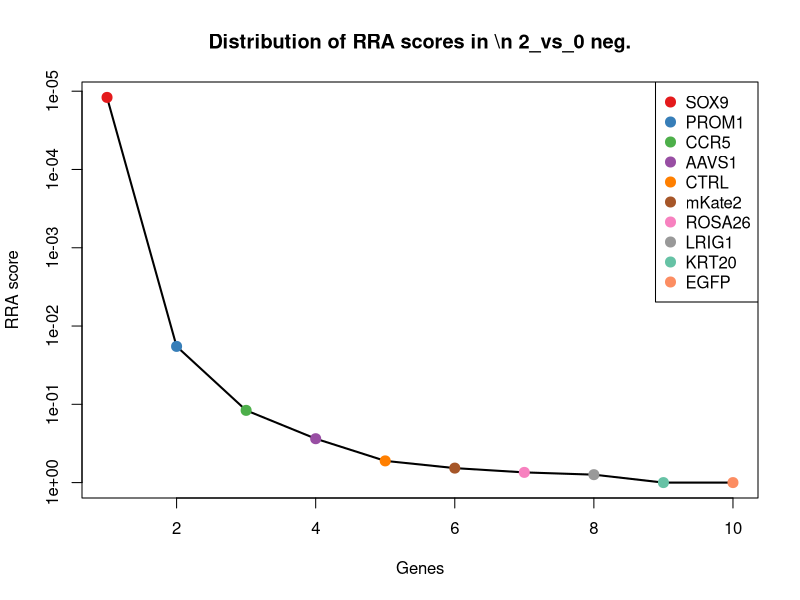
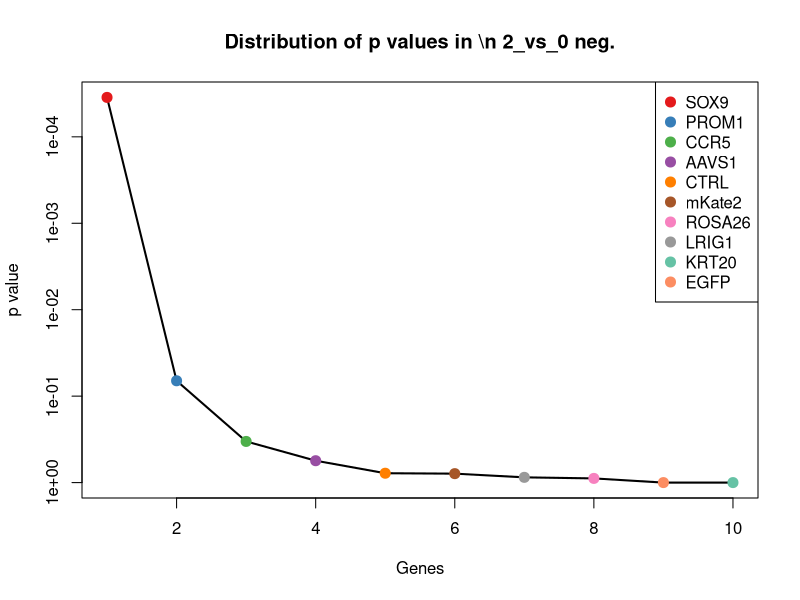
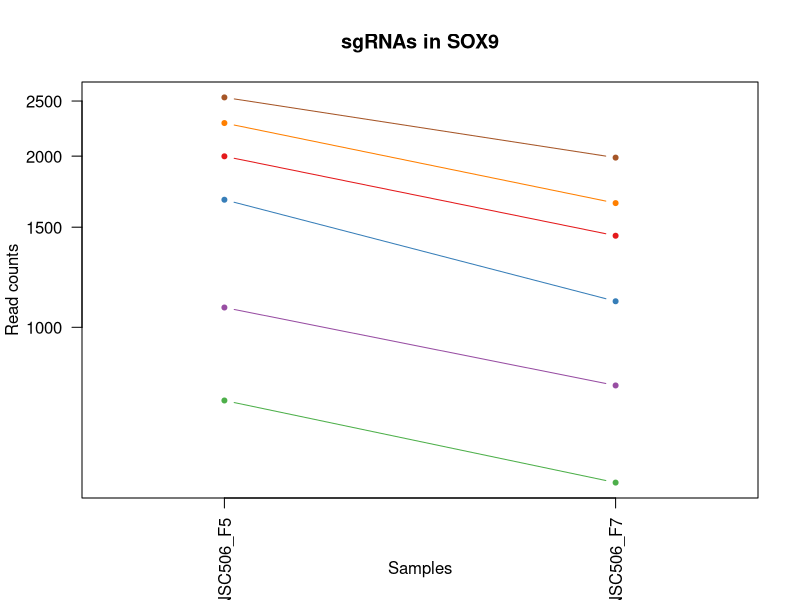
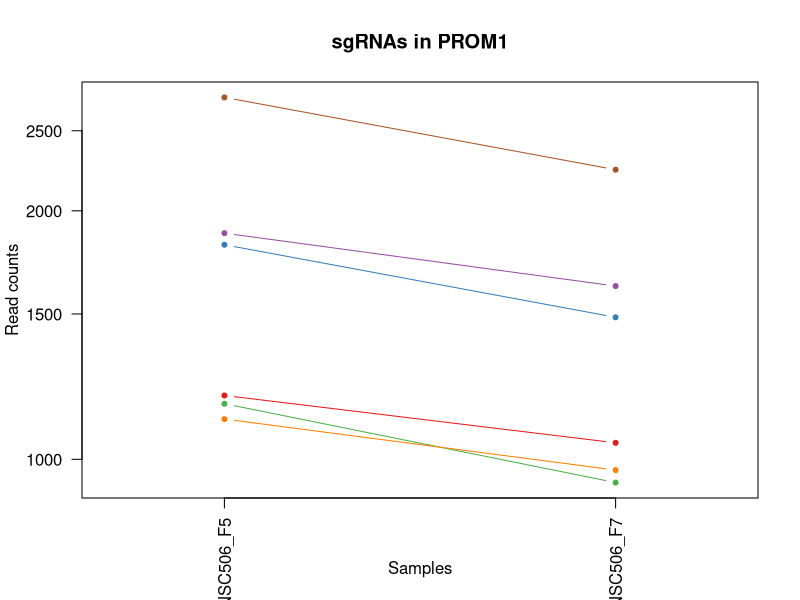
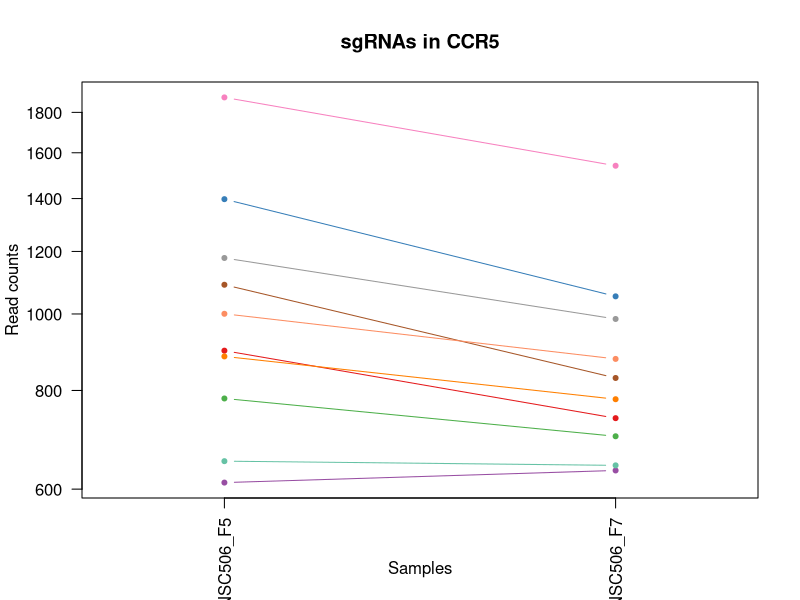
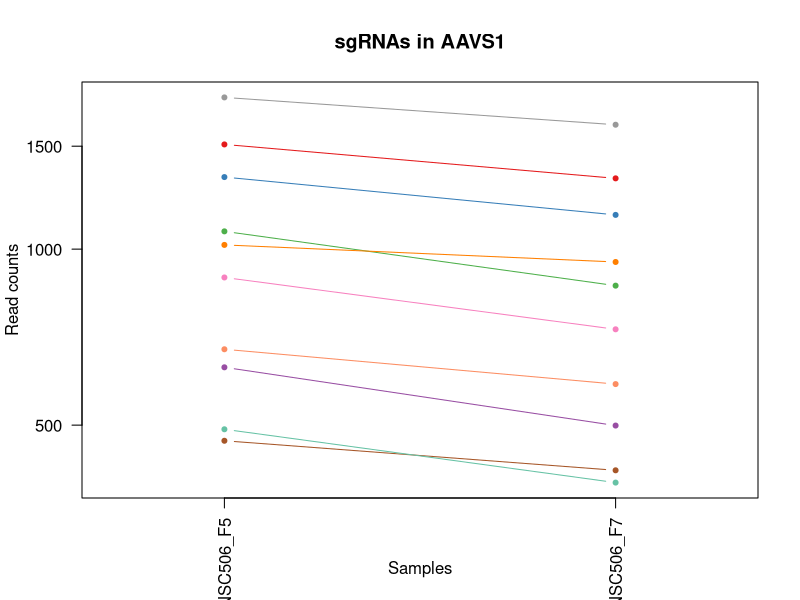
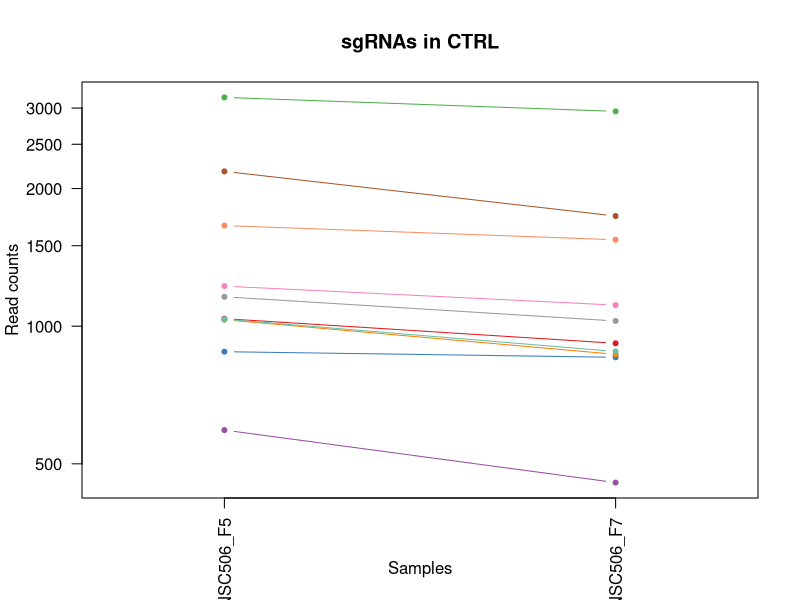
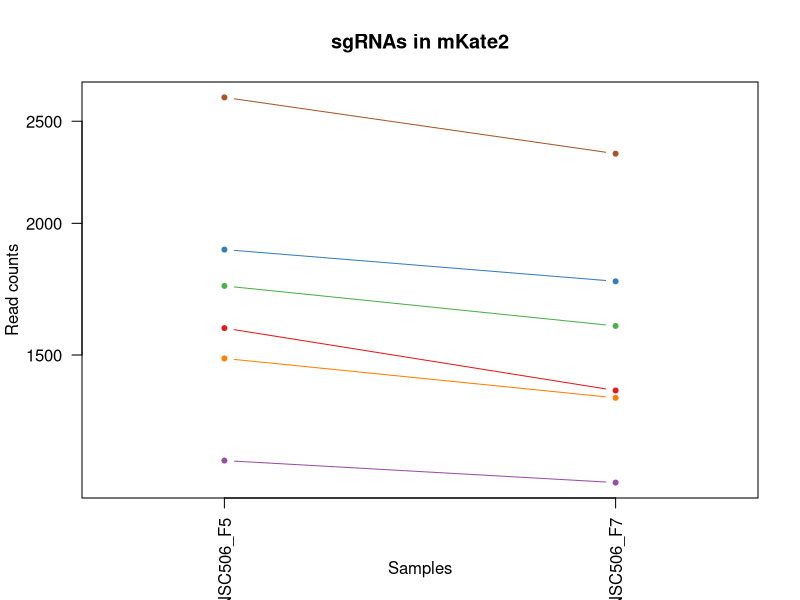

These charts were generated, in order, by the following R code: (Note: this script raises an error after producing the figures.)
pdf(file='S6B_c0_t2.pdf',width=4.5,height=4.5);
gstable=read.table('S6B_c0_t2.gene_summary.txt',header=T)
# 
#
# parameters
# Do not modify the variables beginning with "__"

# gstablename='__GENE_SUMMARY_FILE__'
startindex=3
# outputfile='__OUTPUT_FILE__'
targetgenelist=c("SOX9","PROM1","CCR5","AAVS1","CTRL","mKate2","ROSA26","LRIG1","KRT20","EGFP")
# samplelabel=sub('.\\w+.\\w+$','',colnames(gstable)[startindex]);
samplelabel='2_vs_0 neg.'


# You need to write some codes in front of this code:
# gstable=read.table(gstablename,header=T)
# pdf(file=outputfile,width=6,height=6)


# set up color using RColorBrewer
#library(RColorBrewer)
#colors <- brewer.pal(length(targetgenelist), "Set1")

colors=c( "#E41A1C", "#377EB8", "#4DAF4A", "#984EA3", "#FF7F00",  "#A65628", "#F781BF",
          "#999999", "#66C2A5", "#FC8D62", "#8DA0CB", "#E78AC3", "#A6D854", "#FFD92F", "#E5C494", "#B3B3B3", 
          "#8DD3C7", "#FFFFB3", "#BEBADA", "#FB8072", "#80B1D3", "#FDB462", "#B3DE69", "#FCCDE5",
          "#D9D9D9", "#BC80BD", "#CCEBC5", "#FFED6F")

######
# function definition

plotrankedvalues<-function(val, tglist, ...){
  
  plot(val,log='y',ylim=c(max(val),min(val)),type='l',lwd=2, ...)
  if(length(tglist)>0){
    for(i in 1:length(tglist)){
      targetgene=tglist[i];
      tx=which(names(val)==targetgene);ty=val[targetgene];
      points(tx,ty,col=colors[(i %% length(colors)) ],cex=2,pch=20)
      # text(tx+50,ty,targetgene,col=colors[i])
    }
    legend('topright',tglist,pch=20,pt.cex = 2,cex=1,col=colors)
  }
}



plotrandvalues<-function(val,targetgenelist, ...){
  # choose the one with the best distance distribution
  
  mindiffvalue=0;
  randval=val;
  for(i in 1:20){
    randval0=sample(val)
    vindex=sort(which(names(randval0) %in% targetgenelist))
    if(max(vindex)>0.9*length(val)){
      # print('pass...')
      next;
    }
    mindiffind=min(diff(vindex));
    if (mindiffind > mindiffvalue){
      mindiffvalue=mindiffind;
      randval=randval0;
      # print(paste('Diff: ',mindiffvalue))
    }
  }
  plot(randval,log='y',ylim=c(max(randval),min(randval)),pch=20,col='grey', ...)
  
  if(length(targetgenelist)>0){
    for(i in 1:length(targetgenelist)){
      targetgene=targetgenelist[i];
      tx=which(names(randval)==targetgene);ty=randval[targetgene];
      points(tx,ty,col=colors[(i %% length(colors)) ],cex=2,pch=20)
      text(tx+50,ty,targetgene,col=colors[i])
    }
  }
  
}




# set.seed(1235)



pvec=gstable[,startindex]
names(pvec)=gstable[,'id']
pvec=sort(pvec);

plotrankedvalues(pvec,targetgenelist,xlab='Genes',ylab='RRA score',main=paste('Distribution of RRA scores in \\n',samplelabel))

# plotrandvalues(pvec,targetgenelist,xlab='Genes',ylab='RRA score',main=paste('Distribution of RRA scores in \\n',samplelabel))


pvec=gstable[,startindex+1]
names(pvec)=gstable[,'id']
pvec=sort(pvec);

plotrankedvalues(pvec,targetgenelist,xlab='Genes',ylab='p value',main=paste('Distribution of p values in \\n',samplelabel))

# plotrandvalues(pvec,targetgenelist,xlab='Genes',ylab='p value',main=paste('Distribution of p values in \\n',samplelabel))



# you need to write after this code:
# dev.off()






# parameters
# Do not modify the variables beginning with "__"
targetmat=list(c(1997.6227312077237,1447.8589967833586),c(1675.3377841034144,1110.2097386585667),c(742.4792452276495,532.1731866931734),c(1082.442269599284,789.1661817530268),c(2285.9113758748695,1652.6626451541342),c(2536.1241618123927,1987.1489125704973))
targetgene="SOX9"
collabel=c("S45_MNSC506_F5","S47_MNSC506_F7")

# set up color using RColorBrewer
#library(RColorBrewer)
#colors <- brewer.pal(length(targetgenelist), "Set1")

colors=c( "#E41A1C", "#377EB8", "#4DAF4A", "#984EA3", "#FF7F00",  "#A65628", "#F781BF",
          "#999999", "#66C2A5", "#FC8D62", "#8DA0CB", "#E78AC3", "#A6D854", "#FFD92F", "#E5C494", "#B3B3B3", 
          "#8DD3C7", "#FFFFB3", "#BEBADA", "#FB8072", "#80B1D3", "#FDB462", "#B3DE69", "#FCCDE5",
          "#D9D9D9", "#BC80BD", "#CCEBC5", "#FFED6F")


## code

targetmatvec=unlist(targetmat)+1
yrange=range(targetmatvec[targetmatvec>0]);
# yrange[1]=1; # set the minimum value to 1
for(i in 1:length(targetmat)){
  vali=targetmat[[i]]+1;
  if(i==1){
    plot(1:length(vali),vali,type='b',las=1,pch=20,main=paste('sgRNAs in',targetgene),ylab='Read counts',xlab='Samples',xlim=c(0.7,length(vali)+0.3),ylim = yrange,col=colors[(i %% length(colors))],xaxt='n',log='y')
    axis(1,at=1:length(vali),labels=(collabel),las=2)
    # lines(0:100,rep(1,101),col='black');
  }else{
    lines(1:length(vali),vali,type='b',pch=20,col=colors[(i %% length(colors))])
  }
}




# parameters
# Do not modify the variables beginning with "__"
targetmat=list(c(1193.95014159318,1046.15917681288),c(1818.1222543395008,1485.024137607399),c(1166.7530996434493,936.2452496949736),c(1877.9557466289084,1620.2419903927373),c(1117.7984241339338,969.4566521334777),c(2742.8216806303462,2241.769664599029))
targetgene="PROM1"
collabel=c("S45_MNSC506_F5","S47_MNSC506_F7")

# set up color using RColorBrewer
#library(RColorBrewer)
#colors <- brewer.pal(length(targetgenelist), "Set1")

colors=c( "#E41A1C", "#377EB8", "#4DAF4A", "#984EA3", "#FF7F00",  "#A65628", "#F781BF",
          "#999999", "#66C2A5", "#FC8D62", "#8DA0CB", "#E78AC3", "#A6D854", "#FFD92F", "#E5C494", "#B3B3B3", 
          "#8DD3C7", "#FFFFB3", "#BEBADA", "#FB8072", "#80B1D3", "#FDB462", "#B3DE69", "#FCCDE5",
          "#D9D9D9", "#BC80BD", "#CCEBC5", "#FFED6F")


## code

targetmatvec=unlist(targetmat)+1
yrange=range(targetmatvec[targetmatvec>0]);
# yrange[1]=1; # set the minimum value to 1
for(i in 1:length(targetmat)){
  vali=targetmat[[i]]+1;
  if(i==1){
    plot(1:length(vali),vali,type='b',las=1,pch=20,main=paste('sgRNAs in',targetgene),ylab='Read counts',xlab='Samples',xlim=c(0.7,length(vali)+0.3),ylim = yrange,col=colors[(i %% length(colors))],xaxt='n',log='y')
    axis(1,at=1:length(vali),labels=(collabel),las=2)
    # lines(0:100,rep(1,101),col='black');
  }else{
    lines(1:length(vali),vali,type='b',pch=20,col=colors[(i %% length(colors))])
  }
}




# parameters
# Do not modify the variables beginning with "__"
targetmat=list(c(897.5023843411147,736.9768350639489),c(1396.568104118674,1051.6944105526309),c(780.5551039572725,699.0209465628012),c(610.5735917714553,632.598141685793),c(882.5440112687629,778.8864619506327),c(1087.88167798923,828.7035656083889),c(1879.315598726395,1539.5857273277986),c(1176.272064325855,984.4808579985154),c(650.009302598565,642.0871138110799),c(999.4912916526051,876.1484262348233))
targetgene="CCR5"
collabel=c("S45_MNSC506_F5","S47_MNSC506_F7")

# set up color using RColorBrewer
#library(RColorBrewer)
#colors <- brewer.pal(length(targetgenelist), "Set1")

colors=c( "#E41A1C", "#377EB8", "#4DAF4A", "#984EA3", "#FF7F00",  "#A65628", "#F781BF",
          "#999999", "#66C2A5", "#FC8D62", "#8DA0CB", "#E78AC3", "#A6D854", "#FFD92F", "#E5C494", "#B3B3B3", 
          "#8DD3C7", "#FFFFB3", "#BEBADA", "#FB8072", "#80B1D3", "#FDB462", "#B3DE69", "#FCCDE5",
          "#D9D9D9", "#BC80BD", "#CCEBC5", "#FFED6F")


## code

targetmatvec=unlist(targetmat)+1
yrange=range(targetmatvec[targetmatvec>0]);
# yrange[1]=1; # set the minimum value to 1
for(i in 1:length(targetmat)){
  vali=targetmat[[i]]+1;
  if(i==1){
    plot(1:length(vali),vali,type='b',las=1,pch=20,main=paste('sgRNAs in',targetgene),ylab='Read counts',xlab='Samples',xlim=c(0.7,length(vali)+0.3),ylim = yrange,col=colors[(i %% length(colors))],xaxt='n',log='y')
    axis(1,at=1:length(vali),labels=(collabel),las=2)
    # lines(0:100,rep(1,101),col='black');
  }else{
    lines(1:length(vali),vali,type='b',pch=20,col=colors[(i %% length(colors))])
  }
}




# parameters
# Do not modify the variables beginning with "__"
targetmat=list(c(1509.4358282100568,1320.5486207690928),c(1327.2156471468606,1143.4211410970709),c(1071.5634528193916,865.0779587553219),c(626.8918169412938,498.171036577562),c(1015.8095168224436,949.6879602057968),c(469.1489736328555,417.5147735126234),c(893.4228280486552,728.2786106157691),c(1816.762402242014,1631.3124578722386),c(490.9066071926401,397.7460815849424),c(673.1267882558361,586.7347764135731))
targetgene="AAVS1"
collabel=c("S45_MNSC506_F5","S47_MNSC506_F7")

# set up color using RColorBrewer
#library(RColorBrewer)
#colors <- brewer.pal(length(targetgenelist), "Set1")

colors=c( "#E41A1C", "#377EB8", "#4DAF4A", "#984EA3", "#FF7F00",  "#A65628", "#F781BF",
          "#999999", "#66C2A5", "#FC8D62", "#8DA0CB", "#E78AC3", "#A6D854", "#FFD92F", "#E5C494", "#B3B3B3", 
          "#8DD3C7", "#FFFFB3", "#BEBADA", "#FB8072", "#80B1D3", "#FDB462", "#B3DE69", "#FCCDE5",
          "#D9D9D9", "#BC80BD", "#CCEBC5", "#FFED6F")


## code

targetmatvec=unlist(targetmat)+1
yrange=range(targetmatvec[targetmatvec>0]);
# yrange[1]=1; # set the minimum value to 1
for(i in 1:length(targetmat)){
  vali=targetmat[[i]]+1;
  if(i==1){
    plot(1:length(vali),vali,type='b',las=1,pch=20,main=paste('sgRNAs in',targetgene),ylab='Read counts',xlab='Samples',xlim=c(0.7,length(vali)+0.3),ylim = yrange,col=colors[(i %% length(colors))],xaxt='n',log='y')
    axis(1,at=1:length(vali),labels=(collabel),las=2)
    # lines(0:100,rep(1,101),col='black');
  }else{
    lines(1:length(vali),vali,type='b',pch=20,col=colors[(i %% length(colors))])
  }
}




# parameters
# Do not modify the variables beginning with "__"
targetmat=list(c(1037.5671503822282,916.4765577672927),c(878.4644549763033,854.0074912758206),c(3164.375830851173,2949.48883561001),c(591.5356624066438,453.88916665955645),c(1032.127741992282,866.6594541095365),c(2179.84291227092,1740.435637313038),c(1222.5070356403974,1111.000486335674),c(1158.59398705853,1025.599737208092),c(1034.8474461872552,879.3114169432523),c(1659.0195589335758,1544.3302133904422))
targetgene="CTRL"
collabel=c("S45_MNSC506_F5","S47_MNSC506_F7")

# set up color using RColorBrewer
#library(RColorBrewer)
#colors <- brewer.pal(length(targetgenelist), "Set1")

colors=c( "#E41A1C", "#377EB8", "#4DAF4A", "#984EA3", "#FF7F00",  "#A65628", "#F781BF",
          "#999999", "#66C2A5", "#FC8D62", "#8DA0CB", "#E78AC3", "#A6D854", "#FFD92F", "#E5C494", "#B3B3B3", 
          "#8DD3C7", "#FFFFB3", "#BEBADA", "#FB8072", "#80B1D3", "#FDB462", "#B3DE69", "#FCCDE5",
          "#D9D9D9", "#BC80BD", "#CCEBC5", "#FFED6F")


## code

targetmatvec=unlist(targetmat)+1
yrange=range(targetmatvec[targetmatvec>0]);
# yrange[1]=1; # set the minimum value to 1
for(i in 1:length(targetmat)){
  vali=targetmat[[i]]+1;
  if(i==1){
    plot(1:length(vali),vali,type='b',las=1,pch=20,main=paste('sgRNAs in',targetgene),ylab='Read counts',xlab='Samples',xlim=c(0.7,length(vali)+0.3),ylim = yrange,col=colors[(i %% length(colors))],xaxt='n',log='y')
    axis(1,at=1:length(vali),labels=(collabel),las=2)
    # lines(0:100,rep(1,101),col='black');
  }else{
    lines(1:length(vali),vali,type='b',pch=20,col=colors[(i %% length(colors))])
  }
}




# parameters
# Do not modify the variables beginning with "__"
targetmat=list(c(1589.6671019617625,1386.9714256461011),c(1887.4747113113142,1760.9950769178263),c(1743.3303889777412,1597.3103077566273),c(1189.8705853007204,1133.932168971784),c(1487.6781946502722,1364.8304906870983),c(2632.6736607339367,2327.961161403718))
targetgene="mKate2"
collabel=c("S45_MNSC506_F5","S47_MNSC506_F7")

# set up color using RColorBrewer
#library(RColorBrewer)
#colors <- brewer.pal(length(targetgenelist), "Set1")

colors=c( "#E41A1C", "#377EB8", "#4DAF4A", "#984EA3", "#FF7F00",  "#A65628", "#F781BF",
          "#999999", "#66C2A5", "#FC8D62", "#8DA0CB", "#E78AC3", "#A6D854", "#FFD92F", "#E5C494", "#B3B3B3", 
          "#8DD3C7", "#FFFFB3", "#BEBADA", "#FB8072", "#80B1D3", "#FDB462", "#B3DE69", "#FCCDE5",
          "#D9D9D9", "#BC80BD", "#CCEBC5", "#FFED6F")


## code

targetmatvec=unlist(targetmat)+1
yrange=range(targetmatvec[targetmatvec>0]);
# yrange[1]=1; # set the minimum value to 1
for(i in 1:length(targetmat)){
  vali=targetmat[[i]]+1;
  if(i==1){
    plot(1:length(vali),vali,type='b',las=1,pch=20,main=paste('sgRNAs in',targetgene),ylab='Read counts',xlab='Samples',xlim=c(0.7,length(vali)+0.3),ylim = yrange,col=colors[(i %% length(colors))],xaxt='n',log='y')
    axis(1,at=1:length(vali),labels=(collabel),las=2)
    # lines(0:100,rep(1,101),col='black');
  }else{
    lines(1:length(vali),vali,type='b',pch=20,col=colors[(i %% length(colors))])
  }
}




# parameters
# Do not modify the variables beginning with "__"
targetmat=list(c(3753.191789062844,3504.5937049392933),c(1550.2313911346528,1462.8832026483963),c(1901.0732322861795,1733.318908219073),c(1344.8937244141857,1070.6723548032046),c(1110.9991636465013,974.2011381961212),c(1722.9326075154431,1487.3963806387208),c(1370.7309142664299,1245.427591443905),c(988.6124748727128,888.009641391432),c(428.35341070825933,412.77028744997995),c(1335.37475973178,1230.4033855788673))
targetgene="ROSA26"
collabel=c("S45_MNSC506_F5","S47_MNSC506_F7")

# set up color using RColorBrewer
#library(RColorBrewer)
#colors <- brewer.pal(length(targetgenelist), "Set1")

colors=c( "#E41A1C", "#377EB8", "#4DAF4A", "#984EA3", "#FF7F00",  "#A65628", "#F781BF",
          "#999999", "#66C2A5", "#FC8D62", "#8DA0CB", "#E78AC3", "#A6D854", "#FFD92F", "#E5C494", "#B3B3B3", 
          "#8DD3C7", "#FFFFB3", "#BEBADA", "#FB8072", "#80B1D3", "#FDB462", "#B3DE69", "#FCCDE5",
          "#D9D9D9", "#BC80BD", "#CCEBC5", "#FFED6F")


## code

targetmatvec=unlist(targetmat)+1
yrange=range(targetmatvec[targetmatvec>0]);
# yrange[1]=1; # set the minimum value to 1
for(i in 1:length(targetmat)){
  vali=targetmat[[i]]+1;
  if(i==1){
    plot(1:length(vali),vali,type='b',las=1,pch=20,main=paste('sgRNAs in',targetgene),ylab='Read counts',xlab='Samples',xlim=c(0.7,length(vali)+0.3),ylim = yrange,col=colors[(i %% length(colors))],xaxt='n',log='y')
    axis(1,at=1:length(vali),labels=(collabel),las=2)
    # lines(0:100,rep(1,101),col='black');
  }else{
    lines(1:length(vali),vali,type='b',pch=20,col=colors[(i %% length(colors))])
  }
}




# parameters
# Do not modify the variables beginning with "__"
targetmat=list(c(1124.5976846213666,992.3883347695878),c(753.3580620075418,731.4416013241981),c(843.1083004416533,770.9789851795603),c(1442.8030754332165,1315.8041347064495),c(2213.839214708083,1944.4485380067063),c(809.1119980044898,716.4173954591606))
targetgene="LRIG1"
collabel=c("S45_MNSC506_F5","S47_MNSC506_F7")

# set up color using RColorBrewer
#library(RColorBrewer)
#colors <- brewer.pal(length(targetgenelist), "Set1")

colors=c( "#E41A1C", "#377EB8", "#4DAF4A", "#984EA3", "#FF7F00",  "#A65628", "#F781BF",
          "#999999", "#66C2A5", "#FC8D62", "#8DA0CB", "#E78AC3", "#A6D854", "#FFD92F", "#E5C494", "#B3B3B3", 
          "#8DD3C7", "#FFFFB3", "#BEBADA", "#FB8072", "#80B1D3", "#FDB462", "#B3DE69", "#FCCDE5",
          "#D9D9D9", "#BC80BD", "#CCEBC5", "#FFED6F")


## code

targetmatvec=unlist(targetmat)+1
yrange=range(targetmatvec[targetmatvec>0]);
# yrange[1]=1; # set the minimum value to 1
for(i in 1:length(targetmat)){
  vali=targetmat[[i]]+1;
  if(i==1){
    plot(1:length(vali),vali,type='b',las=1,pch=20,main=paste('sgRNAs in',targetgene),ylab='Read counts',xlab='Samples',xlim=c(0.7,length(vali)+0.3),ylim = yrange,col=colors[(i %% length(colors))],xaxt='n',log='y')
    axis(1,at=1:length(vali),labels=(collabel),las=2)
    # lines(0:100,rep(1,101),col='black');
  }else{
    lines(1:length(vali),vali,type='b',pch=20,col=colors[(i %% length(colors))])
  }
}




# parameters
# Do not modify the variables beginning with "__"
targetmat=list(c(378.03888310125745,1044.5776814586657),c(480.0277904127478,1386.180677968994),c(367.16006632136515,1039.042447718915),c(182.22018106319604,549.5696355895327),c(705.763238595513,2018.778819654787),c(331.80391178671516,864.2872110782147))
targetgene="KRT20"
collabel=c("S45_MNSC506_F5","S47_MNSC506_F7")

# set up color using RColorBrewer
#library(RColorBrewer)
#colors <- brewer.pal(length(targetgenelist), "Set1")

colors=c( "#E41A1C", "#377EB8", "#4DAF4A", "#984EA3", "#FF7F00",  "#A65628", "#F781BF",
          "#999999", "#66C2A5", "#FC8D62", "#8DA0CB", "#E78AC3", "#A6D854", "#FFD92F", "#E5C494", "#B3B3B3", 
          "#8DD3C7", "#FFFFB3", "#BEBADA", "#FB8072", "#80B1D3", "#FDB462", "#B3DE69", "#FCCDE5",
          "#D9D9D9", "#BC80BD", "#CCEBC5", "#FFED6F")


## code

targetmatvec=unlist(targetmat)+1
yrange=range(targetmatvec[targetmatvec>0]);
# yrange[1]=1; # set the minimum value to 1
for(i in 1:length(targetmat)){
  vali=targetmat[[i]]+1;
  if(i==1){
    plot(1:length(vali),vali,type='b',las=1,pch=20,main=paste('sgRNAs in',targetgene),ylab='Read counts',xlab='Samples',xlim=c(0.7,length(vali)+0.3),ylim = yrange,col=colors[(i %% length(colors))],xaxt='n',log='y')
    axis(1,at=1:length(vali),labels=(collabel),las=2)
    # lines(0:100,rep(1,101),col='black');
  }else{
    lines(1:length(vali),vali,type='b',pch=20,col=colors[(i %% length(colors))])
  }
}




# parameters
# Do not modify the variables beginning with "__"
targetmat=list(c(352.2016932490132,1764.9488153033624),c(590.1758103091573,2259.9568611724953),c(244.77337754757676,963.1306707166199),c(278.7696799847402,1093.6040374393147),c(497.70586768007274,1996.6378846957841),c(594.255366601617,2176.137607399128))
targetgene="EGFP"
collabel=c("S45_MNSC506_F5","S47_MNSC506_F7")

# set up color using RColorBrewer
#library(RColorBrewer)
#colors <- brewer.pal(length(targetgenelist), "Set1")

colors=c( "#E41A1C", "#377EB8", "#4DAF4A", "#984EA3", "#FF7F00",  "#A65628", "#F781BF",
          "#999999", "#66C2A5", "#FC8D62", "#8DA0CB", "#E78AC3", "#A6D854", "#FFD92F", "#E5C494", "#B3B3B3", 
          "#8DD3C7", "#FFFFB3", "#BEBADA", "#FB8072", "#80B1D3", "#FDB462", "#B3DE69", "#FCCDE5",
          "#D9D9D9", "#BC80BD", "#CCEBC5", "#FFED6F")


## code

targetmatvec=unlist(targetmat)+1
yrange=range(targetmatvec[targetmatvec>0]);
# yrange[1]=1; # set the minimum value to 1
for(i in 1:length(targetmat)){
  vali=targetmat[[i]]+1;
  if(i==1){
    plot(1:length(vali),vali,type='b',las=1,pch=20,main=paste('sgRNAs in',targetgene),ylab='Read counts',xlab='Samples',xlim=c(0.7,length(vali)+0.3),ylim = yrange,col=colors[(i %% length(colors))],xaxt='n',log='y')
    axis(1,at=1:length(vali),labels=(collabel),las=2)
    # lines(0:100,rep(1,101),col='black');
  }else{
    lines(1:length(vali),vali,type='b',pch=20,col=colors[(i %% length(colors))])
  }
}



# 
#
# parameters
# Do not modify the variables beginning with "__"

# gstablename='__GENE_SUMMARY_FILE__'
startindex=9
# outputfile='__OUTPUT_FILE__'
targetgenelist=c("EGFP","KRT20","LRIG1","mKate2","CCR5","ROSA26","CTRL","AAVS1","PROM1","SOX9")
# samplelabel=sub('.\\w+.\\w+$','',colnames(gstable)[startindex]);
samplelabel='2_vs_0 pos.'


# You need to write some codes in front of this code:
# gstable=read.table(gstablename,header=T)
# pdf(file=outputfile,width=6,height=6)


# set up color using RColorBrewer
#library(RColorBrewer)
#colors <- brewer.pal(length(targetgenelist), "Set1")

colors=c( "#E41A1C", "#377EB8", "#4DAF4A", "#984EA3", "#FF7F00",  "#A65628", "#F781BF",
          "#999999", "#66C2A5", "#FC8D62", "#8DA0CB", "#E78AC3", "#A6D854", "#FFD92F", "#E5C494", "#B3B3B3", 
          "#8DD3C7", "#FFFFB3", "#BEBADA", "#FB8072", "#80B1D3", "#FDB462", "#B3DE69", "#FCCDE5",
          "#D9D9D9", "#BC80BD", "#CCEBC5", "#FFED6F")

######
# function definition

plotrankedvalues<-function(val, tglist, ...){
  
  plot(val,log='y',ylim=c(max(val),min(val)),type='l',lwd=2, ...)
  if(length(tglist)>0){
    for(i in 1:length(tglist)){
      targetgene=tglist[i];
      tx=which(names(val)==targetgene);ty=val[targetgene];
      points(tx,ty,col=colors[(i %% length(colors)) ],cex=2,pch=20)
      # text(tx+50,ty,targetgene,col=colors[i])
    }
    legend('topright',tglist,pch=20,pt.cex = 2,cex=1,col=colors)
  }
}



plotrandvalues<-function(val,targetgenelist, ...){
  # choose the one with the best distance distribution
  
  mindiffvalue=0;
  randval=val;
  for(i in 1:20){
    randval0=sample(val)
    vindex=sort(which(names(randval0) %in% targetgenelist))
    if(max(vindex)>0.9*length(val)){
      # print('pass...')
      next;
    }
    mindiffind=min(diff(vindex));
    if (mindiffind > mindiffvalue){
      mindiffvalue=mindiffind;
      randval=randval0;
      # print(paste('Diff: ',mindiffvalue))
    }
  }
  plot(randval,log='y',ylim=c(max(randval),min(randval)),pch=20,col='grey', ...)
  
  if(length(targetgenelist)>0){
    for(i in 1:length(targetgenelist)){
      targetgene=targetgenelist[i];
      tx=which(names(randval)==targetgene);ty=randval[targetgene];
      points(tx,ty,col=colors[(i %% length(colors)) ],cex=2,pch=20)
      text(tx+50,ty,targetgene,col=colors[i])
    }
  }
  
}




# set.seed(1235)



pvec=gstable[,startindex]
names(pvec)=gstable[,'id']
pvec=sort(pvec);

plotrankedvalues(pvec,targetgenelist,xlab='Genes',ylab='RRA score',main=paste('Distribution of RRA scores in \\n',samplelabel))

# plotrandvalues(pvec,targetgenelist,xlab='Genes',ylab='RRA score',main=paste('Distribution of RRA scores in \\n',samplelabel))


pvec=gstable[,startindex+1]
names(pvec)=gstable[,'id']
pvec=sort(pvec);

plotrankedvalues(pvec,targetgenelist,xlab='Genes',ylab='p value',main=paste('Distribution of p values in \\n',samplelabel))

# plotrandvalues(pvec,targetgenelist,xlab='Genes',ylab='p value',main=paste('Distribution of p values in \\n',samplelabel))



# you need to write after this code:
# dev.off()






# parameters
# Do not modify the variables beginning with "__"
targetmat=list(c(352.2016932490132,1764.9488153033624),c(590.1758103091573,2259.9568611724953),c(244.77337754757676,963.1306707166199),c(278.7696799847402,1093.6040374393147),c(497.70586768007274,1996.6378846957841),c(594.255366601617,2176.137607399128))
targetgene="EGFP"
collabel=c("S45_MNSC506_F5","S47_MNSC506_F7")

# set up color using RColorBrewer
#library(RColorBrewer)
#colors <- brewer.pal(length(targetgenelist), "Set1")

colors=c( "#E41A1C", "#377EB8", "#4DAF4A", "#984EA3", "#FF7F00",  "#A65628", "#F781BF",
          "#999999", "#66C2A5", "#FC8D62", "#8DA0CB", "#E78AC3", "#A6D854", "#FFD92F", "#E5C494", "#B3B3B3", 
          "#8DD3C7", "#FFFFB3", "#BEBADA", "#FB8072", "#80B1D3", "#FDB462", "#B3DE69", "#FCCDE5",
          "#D9D9D9", "#BC80BD", "#CCEBC5", "#FFED6F")


## code

targetmatvec=unlist(targetmat)+1
yrange=range(targetmatvec[targetmatvec>0]);
# yrange[1]=1; # set the minimum value to 1
for(i in 1:length(targetmat)){
  vali=targetmat[[i]]+1;
  if(i==1){
    plot(1:length(vali),vali,type='b',las=1,pch=20,main=paste('sgRNAs in',targetgene),ylab='Read counts',xlab='Samples',xlim=c(0.7,length(vali)+0.3),ylim = yrange,col=colors[(i %% length(colors))],xaxt='n',log='y')
    axis(1,at=1:length(vali),labels=(collabel),las=2)
    # lines(0:100,rep(1,101),col='black');
  }else{
    lines(1:length(vali),vali,type='b',pch=20,col=colors[(i %% length(colors))])
  }
}




# parameters
# Do not modify the variables beginning with "__"
targetmat=list(c(378.03888310125745,1044.5776814586657),c(480.0277904127478,1386.180677968994),c(367.16006632136515,1039.042447718915),c(182.22018106319604,549.5696355895327),c(705.763238595513,2018.778819654787),c(331.80391178671516,864.2872110782147))
targetgene="KRT20"
collabel=c("S45_MNSC506_F5","S47_MNSC506_F7")

# set up color using RColorBrewer
#library(RColorBrewer)
#colors <- brewer.pal(length(targetgenelist), "Set1")

colors=c( "#E41A1C", "#377EB8", "#4DAF4A", "#984EA3", "#FF7F00",  "#A65628", "#F781BF",
          "#999999", "#66C2A5", "#FC8D62", "#8DA0CB", "#E78AC3", "#A6D854", "#FFD92F", "#E5C494", "#B3B3B3", 
          "#8DD3C7", "#FFFFB3", "#BEBADA", "#FB8072", "#80B1D3", "#FDB462", "#B3DE69", "#FCCDE5",
          "#D9D9D9", "#BC80BD", "#CCEBC5", "#FFED6F")


## code

targetmatvec=unlist(targetmat)+1
yrange=range(targetmatvec[targetmatvec>0]);
# yrange[1]=1; # set the minimum value to 1
for(i in 1:length(targetmat)){
  vali=targetmat[[i]]+1;
  if(i==1){
    plot(1:length(vali),vali,type='b',las=1,pch=20,main=paste('sgRNAs in',targetgene),ylab='Read counts',xlab='Samples',xlim=c(0.7,length(vali)+0.3),ylim = yrange,col=colors[(i %% length(colors))],xaxt='n',log='y')
    axis(1,at=1:length(vali),labels=(collabel),las=2)
    # lines(0:100,rep(1,101),col='black');
  }else{
    lines(1:length(vali),vali,type='b',pch=20,col=colors[(i %% length(colors))])
  }
}




# parameters
# Do not modify the variables beginning with "__"
targetmat=list(c(1124.5976846213666,992.3883347695878),c(753.3580620075418,731.4416013241981),c(843.1083004416533,770.9789851795603),c(1442.8030754332165,1315.8041347064495),c(2213.839214708083,1944.4485380067063),c(809.1119980044898,716.4173954591606))
targetgene="LRIG1"
collabel=c("S45_MNSC506_F5","S47_MNSC506_F7")

# set up color using RColorBrewer
#library(RColorBrewer)
#colors <- brewer.pal(length(targetgenelist), "Set1")

colors=c( "#E41A1C", "#377EB8", "#4DAF4A", "#984EA3", "#FF7F00",  "#A65628", "#F781BF",
          "#999999", "#66C2A5", "#FC8D62", "#8DA0CB", "#E78AC3", "#A6D854", "#FFD92F", "#E5C494", "#B3B3B3", 
          "#8DD3C7", "#FFFFB3", "#BEBADA", "#FB8072", "#80B1D3", "#FDB462", "#B3DE69", "#FCCDE5",
          "#D9D9D9", "#BC80BD", "#CCEBC5", "#FFED6F")


## code

targetmatvec=unlist(targetmat)+1
yrange=range(targetmatvec[targetmatvec>0]);
# yrange[1]=1; # set the minimum value to 1
for(i in 1:length(targetmat)){
  vali=targetmat[[i]]+1;
  if(i==1){
    plot(1:length(vali),vali,type='b',las=1,pch=20,main=paste('sgRNAs in',targetgene),ylab='Read counts',xlab='Samples',xlim=c(0.7,length(vali)+0.3),ylim = yrange,col=colors[(i %% length(colors))],xaxt='n',log='y')
    axis(1,at=1:length(vali),labels=(collabel),las=2)
    # lines(0:100,rep(1,101),col='black');
  }else{
    lines(1:length(vali),vali,type='b',pch=20,col=colors[(i %% length(colors))])
  }
}




# parameters
# Do not modify the variables beginning with "__"
targetmat=list(c(1589.6671019617625,1386.9714256461011),c(1887.4747113113142,1760.9950769178263),c(1743.3303889777412,1597.3103077566273),c(1189.8705853007204,1133.932168971784),c(1487.6781946502722,1364.8304906870983),c(2632.6736607339367,2327.961161403718))
targetgene="mKate2"
collabel=c("S45_MNSC506_F5","S47_MNSC506_F7")

# set up color using RColorBrewer
#library(RColorBrewer)
#colors <- brewer.pal(length(targetgenelist), "Set1")

colors=c( "#E41A1C", "#377EB8", "#4DAF4A", "#984EA3", "#FF7F00",  "#A65628", "#F781BF",
          "#999999", "#66C2A5", "#FC8D62", "#8DA0CB", "#E78AC3", "#A6D854", "#FFD92F", "#E5C494", "#B3B3B3", 
          "#8DD3C7", "#FFFFB3", "#BEBADA", "#FB8072", "#80B1D3", "#FDB462", "#B3DE69", "#FCCDE5",
          "#D9D9D9", "#BC80BD", "#CCEBC5", "#FFED6F")


## code

targetmatvec=unlist(targetmat)+1
yrange=range(targetmatvec[targetmatvec>0]);
# yrange[1]=1; # set the minimum value to 1
for(i in 1:length(targetmat)){
  vali=targetmat[[i]]+1;
  if(i==1){
    plot(1:length(vali),vali,type='b',las=1,pch=20,main=paste('sgRNAs in',targetgene),ylab='Read counts',xlab='Samples',xlim=c(0.7,length(vali)+0.3),ylim = yrange,col=colors[(i %% length(colors))],xaxt='n',log='y')
    axis(1,at=1:length(vali),labels=(collabel),las=2)
    # lines(0:100,rep(1,101),col='black');
  }else{
    lines(1:length(vali),vali,type='b',pch=20,col=colors[(i %% length(colors))])
  }
}




# parameters
# Do not modify the variables beginning with "__"
targetmat=list(c(897.5023843411147,736.9768350639489),c(1396.568104118674,1051.6944105526309),c(780.5551039572725,699.0209465628012),c(610.5735917714553,632.598141685793),c(882.5440112687629,778.8864619506327),c(1087.88167798923,828.7035656083889),c(1879.315598726395,1539.5857273277986),c(1176.272064325855,984.4808579985154),c(650.009302598565,642.0871138110799),c(999.4912916526051,876.1484262348233))
targetgene="CCR5"
collabel=c("S45_MNSC506_F5","S47_MNSC506_F7")

# set up color using RColorBrewer
#library(RColorBrewer)
#colors <- brewer.pal(length(targetgenelist), "Set1")

colors=c( "#E41A1C", "#377EB8", "#4DAF4A", "#984EA3", "#FF7F00",  "#A65628", "#F781BF",
          "#999999", "#66C2A5", "#FC8D62", "#8DA0CB", "#E78AC3", "#A6D854", "#FFD92F", "#E5C494", "#B3B3B3", 
          "#8DD3C7", "#FFFFB3", "#BEBADA", "#FB8072", "#80B1D3", "#FDB462", "#B3DE69", "#FCCDE5",
          "#D9D9D9", "#BC80BD", "#CCEBC5", "#FFED6F")


## code

targetmatvec=unlist(targetmat)+1
yrange=range(targetmatvec[targetmatvec>0]);
# yrange[1]=1; # set the minimum value to 1
for(i in 1:length(targetmat)){
  vali=targetmat[[i]]+1;
  if(i==1){
    plot(1:length(vali),vali,type='b',las=1,pch=20,main=paste('sgRNAs in',targetgene),ylab='Read counts',xlab='Samples',xlim=c(0.7,length(vali)+0.3),ylim = yrange,col=colors[(i %% length(colors))],xaxt='n',log='y')
    axis(1,at=1:length(vali),labels=(collabel),las=2)
    # lines(0:100,rep(1,101),col='black');
  }else{
    lines(1:length(vali),vali,type='b',pch=20,col=colors[(i %% length(colors))])
  }
}




# parameters
# Do not modify the variables beginning with "__"
targetmat=list(c(3753.191789062844,3504.5937049392933),c(1550.2313911346528,1462.8832026483963),c(1901.0732322861795,1733.318908219073),c(1344.8937244141857,1070.6723548032046),c(1110.9991636465013,974.2011381961212),c(1722.9326075154431,1487.3963806387208),c(1370.7309142664299,1245.427591443905),c(988.6124748727128,888.009641391432),c(428.35341070825933,412.77028744997995),c(1335.37475973178,1230.4033855788673))
targetgene="ROSA26"
collabel=c("S45_MNSC506_F5","S47_MNSC506_F7")

# set up color using RColorBrewer
#library(RColorBrewer)
#colors <- brewer.pal(length(targetgenelist), "Set1")

colors=c( "#E41A1C", "#377EB8", "#4DAF4A", "#984EA3", "#FF7F00",  "#A65628", "#F781BF",
          "#999999", "#66C2A5", "#FC8D62", "#8DA0CB", "#E78AC3", "#A6D854", "#FFD92F", "#E5C494", "#B3B3B3", 
          "#8DD3C7", "#FFFFB3", "#BEBADA", "#FB8072", "#80B1D3", "#FDB462", "#B3DE69", "#FCCDE5",
          "#D9D9D9", "#BC80BD", "#CCEBC5", "#FFED6F")


## code

targetmatvec=unlist(targetmat)+1
yrange=range(targetmatvec[targetmatvec>0]);
# yrange[1]=1; # set the minimum value to 1
for(i in 1:length(targetmat)){
  vali=targetmat[[i]]+1;
  if(i==1){
    plot(1:length(vali),vali,type='b',las=1,pch=20,main=paste('sgRNAs in',targetgene),ylab='Read counts',xlab='Samples',xlim=c(0.7,length(vali)+0.3),ylim = yrange,col=colors[(i %% length(colors))],xaxt='n',log='y')
    axis(1,at=1:length(vali),labels=(collabel),las=2)
    # lines(0:100,rep(1,101),col='black');
  }else{
    lines(1:length(vali),vali,type='b',pch=20,col=colors[(i %% length(colors))])
  }
}




# parameters
# Do not modify the variables beginning with "__"
targetmat=list(c(1037.5671503822282,916.4765577672927),c(878.4644549763033,854.0074912758206),c(3164.375830851173,2949.48883561001),c(591.5356624066438,453.88916665955645),c(1032.127741992282,866.6594541095365),c(2179.84291227092,1740.435637313038),c(1222.5070356403974,1111.000486335674),c(1158.59398705853,1025.599737208092),c(1034.8474461872552,879.3114169432523),c(1659.0195589335758,1544.3302133904422))
targetgene="CTRL"
collabel=c("S45_MNSC506_F5","S47_MNSC506_F7")

# set up color using RColorBrewer
#library(RColorBrewer)
#colors <- brewer.pal(length(targetgenelist), "Set1")

colors=c( "#E41A1C", "#377EB8", "#4DAF4A", "#984EA3", "#FF7F00",  "#A65628", "#F781BF",
          "#999999", "#66C2A5", "#FC8D62", "#8DA0CB", "#E78AC3", "#A6D854", "#FFD92F", "#E5C494", "#B3B3B3", 
          "#8DD3C7", "#FFFFB3", "#BEBADA", "#FB8072", "#80B1D3", "#FDB462", "#B3DE69", "#FCCDE5",
          "#D9D9D9", "#BC80BD", "#CCEBC5", "#FFED6F")


## code

targetmatvec=unlist(targetmat)+1
yrange=range(targetmatvec[targetmatvec>0]);
# yrange[1]=1; # set the minimum value to 1
for(i in 1:length(targetmat)){
  vali=targetmat[[i]]+1;
  if(i==1){
    plot(1:length(vali),vali,type='b',las=1,pch=20,main=paste('sgRNAs in',targetgene),ylab='Read counts',xlab='Samples',xlim=c(0.7,length(vali)+0.3),ylim = yrange,col=colors[(i %% length(colors))],xaxt='n',log='y')
    axis(1,at=1:length(vali),labels=(collabel),las=2)
    # lines(0:100,rep(1,101),col='black');
  }else{
    lines(1:length(vali),vali,type='b',pch=20,col=colors[(i %% length(colors))])
  }
}




# parameters
# Do not modify the variables beginning with "__"
targetmat=list(c(1509.4358282100568,1320.5486207690928),c(1327.2156471468606,1143.4211410970709),c(1071.5634528193916,865.0779587553219),c(626.8918169412938,498.171036577562),c(1015.8095168224436,949.6879602057968),c(469.1489736328555,417.5147735126234),c(893.4228280486552,728.2786106157691),c(1816.762402242014,1631.3124578722386),c(490.9066071926401,397.7460815849424),c(673.1267882558361,586.7347764135731))
targetgene="AAVS1"
collabel=c("S45_MNSC506_F5","S47_MNSC506_F7")

# set up color using RColorBrewer
#library(RColorBrewer)
#colors <- brewer.pal(length(targetgenelist), "Set1")

colors=c( "#E41A1C", "#377EB8", "#4DAF4A", "#984EA3", "#FF7F00",  "#A65628", "#F781BF",
          "#999999", "#66C2A5", "#FC8D62", "#8DA0CB", "#E78AC3", "#A6D854", "#FFD92F", "#E5C494", "#B3B3B3", 
          "#8DD3C7", "#FFFFB3", "#BEBADA", "#FB8072", "#80B1D3", "#FDB462", "#B3DE69", "#FCCDE5",
          "#D9D9D9", "#BC80BD", "#CCEBC5", "#FFED6F")


## code

targetmatvec=unlist(targetmat)+1
yrange=range(targetmatvec[targetmatvec>0]);
# yrange[1]=1; # set the minimum value to 1
for(i in 1:length(targetmat)){
  vali=targetmat[[i]]+1;
  if(i==1){
    plot(1:length(vali),vali,type='b',las=1,pch=20,main=paste('sgRNAs in',targetgene),ylab='Read counts',xlab='Samples',xlim=c(0.7,length(vali)+0.3),ylim = yrange,col=colors[(i %% length(colors))],xaxt='n',log='y')
    axis(1,at=1:length(vali),labels=(collabel),las=2)
    # lines(0:100,rep(1,101),col='black');
  }else{
    lines(1:length(vali),vali,type='b',pch=20,col=colors[(i %% length(colors))])
  }
}




# parameters
# Do not modify the variables beginning with "__"
targetmat=list(c(1193.95014159318,1046.15917681288),c(1818.1222543395008,1485.024137607399),c(1166.7530996434493,936.2452496949736),c(1877.9557466289084,1620.2419903927373),c(1117.7984241339338,969.4566521334777),c(2742.8216806303462,2241.769664599029))
targetgene="PROM1"
collabel=c("S45_MNSC506_F5","S47_MNSC506_F7")

# set up color using RColorBrewer
#library(RColorBrewer)
#colors <- brewer.pal(length(targetgenelist), "Set1")

colors=c( "#E41A1C", "#377EB8", "#4DAF4A", "#984EA3", "#FF7F00",  "#A65628", "#F781BF",
          "#999999", "#66C2A5", "#FC8D62", "#8DA0CB", "#E78AC3", "#A6D854", "#FFD92F", "#E5C494", "#B3B3B3", 
          "#8DD3C7", "#FFFFB3", "#BEBADA", "#FB8072", "#80B1D3", "#FDB462", "#B3DE69", "#FCCDE5",
          "#D9D9D9", "#BC80BD", "#CCEBC5", "#FFED6F")


## code

targetmatvec=unlist(targetmat)+1
yrange=range(targetmatvec[targetmatvec>0]);
# yrange[1]=1; # set the minimum value to 1
for(i in 1:length(targetmat)){
  vali=targetmat[[i]]+1;
  if(i==1){
    plot(1:length(vali),vali,type='b',las=1,pch=20,main=paste('sgRNAs in',targetgene),ylab='Read counts',xlab='Samples',xlim=c(0.7,length(vali)+0.3),ylim = yrange,col=colors[(i %% length(colors))],xaxt='n',log='y')
    axis(1,at=1:length(vali),labels=(collabel),las=2)
    # lines(0:100,rep(1,101),col='black');
  }else{
    lines(1:length(vali),vali,type='b',pch=20,col=colors[(i %% length(colors))])
  }
}




# parameters
# Do not modify the variables beginning with "__"
targetmat=list(c(1997.6227312077237,1447.8589967833586),c(1675.3377841034144,1110.2097386585667),c(742.4792452276495,532.1731866931734),c(1082.442269599284,789.1661817530268),c(2285.9113758748695,1652.6626451541342),c(2536.1241618123927,1987.1489125704973))
targetgene="SOX9"
collabel=c("S45_MNSC506_F5","S47_MNSC506_F7")

# set up color using RColorBrewer
#library(RColorBrewer)
#colors <- brewer.pal(length(targetgenelist), "Set1")

colors=c( "#E41A1C", "#377EB8", "#4DAF4A", "#984EA3", "#FF7F00",  "#A65628", "#F781BF",
          "#999999", "#66C2A5", "#FC8D62", "#8DA0CB", "#E78AC3", "#A6D854", "#FFD92F", "#E5C494", "#B3B3B3", 
          "#8DD3C7", "#FFFFB3", "#BEBADA", "#FB8072", "#80B1D3", "#FDB462", "#B3DE69", "#FCCDE5",
          "#D9D9D9", "#BC80BD", "#CCEBC5", "#FFED6F")


## code

targetmatvec=unlist(targetmat)+1
yrange=range(targetmatvec[targetmatvec>0]);
# yrange[1]=1; # set the minimum value to 1
for(i in 1:length(targetmat)){
  vali=targetmat[[i]]+1;
  if(i==1){
    plot(1:length(vali),vali,type='b',las=1,pch=20,main=paste('sgRNAs in',targetgene),ylab='Read counts',xlab='Samples',xlim=c(0.7,length(vali)+0.3),ylim = yrange,col=colors[(i %% length(colors))],xaxt='n',log='y')
    axis(1,at=1:length(vali),labels=(collabel),las=2)
    # lines(0:100,rep(1,101),col='black');
  }else{
    lines(1:length(vali),vali,type='b',pch=20,col=colors[(i %% length(colors))])
  }
}



dev.off()
Sweave("S6B_c0_t2_summary.Rnw");
library(tools);

texi2dvi("S6B_c0_t2_summary.tex",pdf=TRUE);
